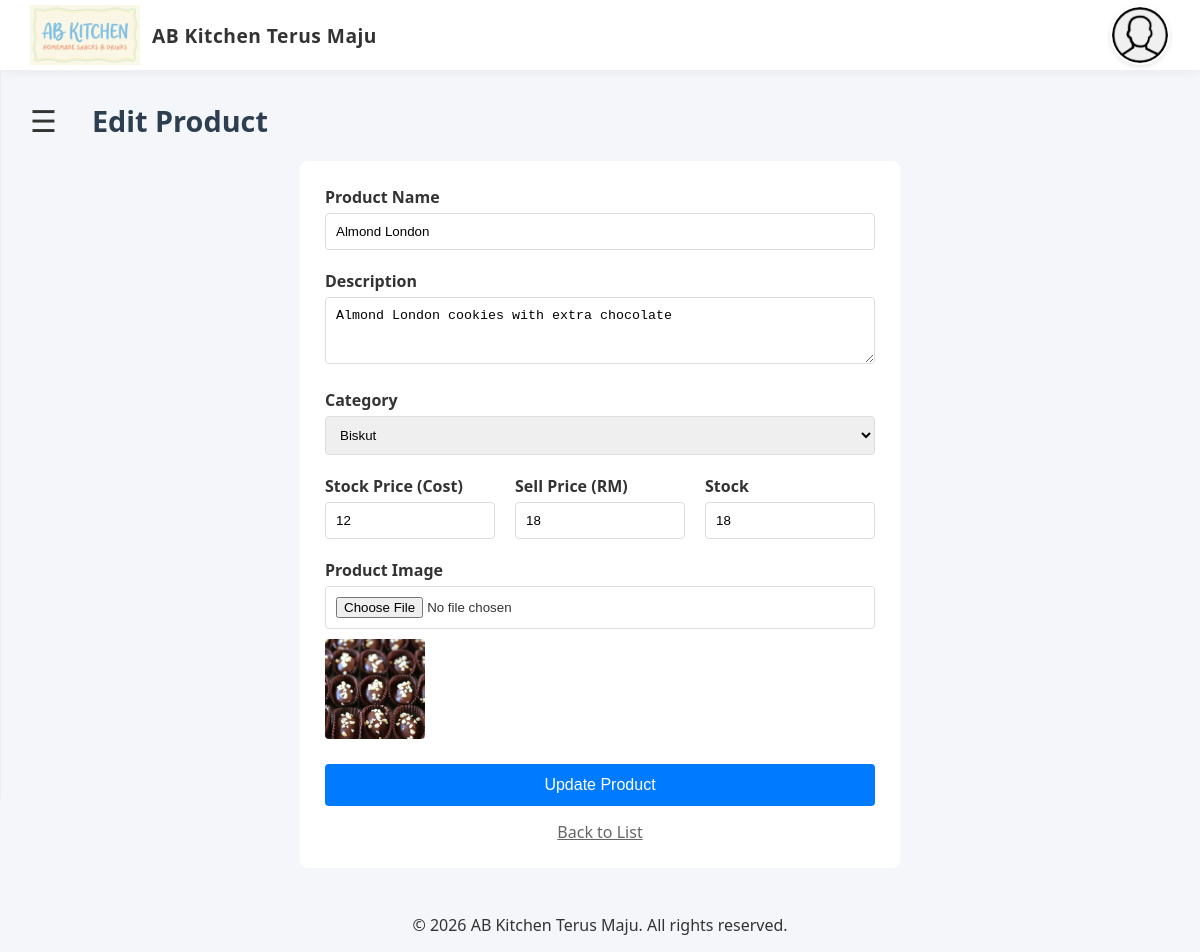
The app's page /products/edit?id=14 (signed in), older data.
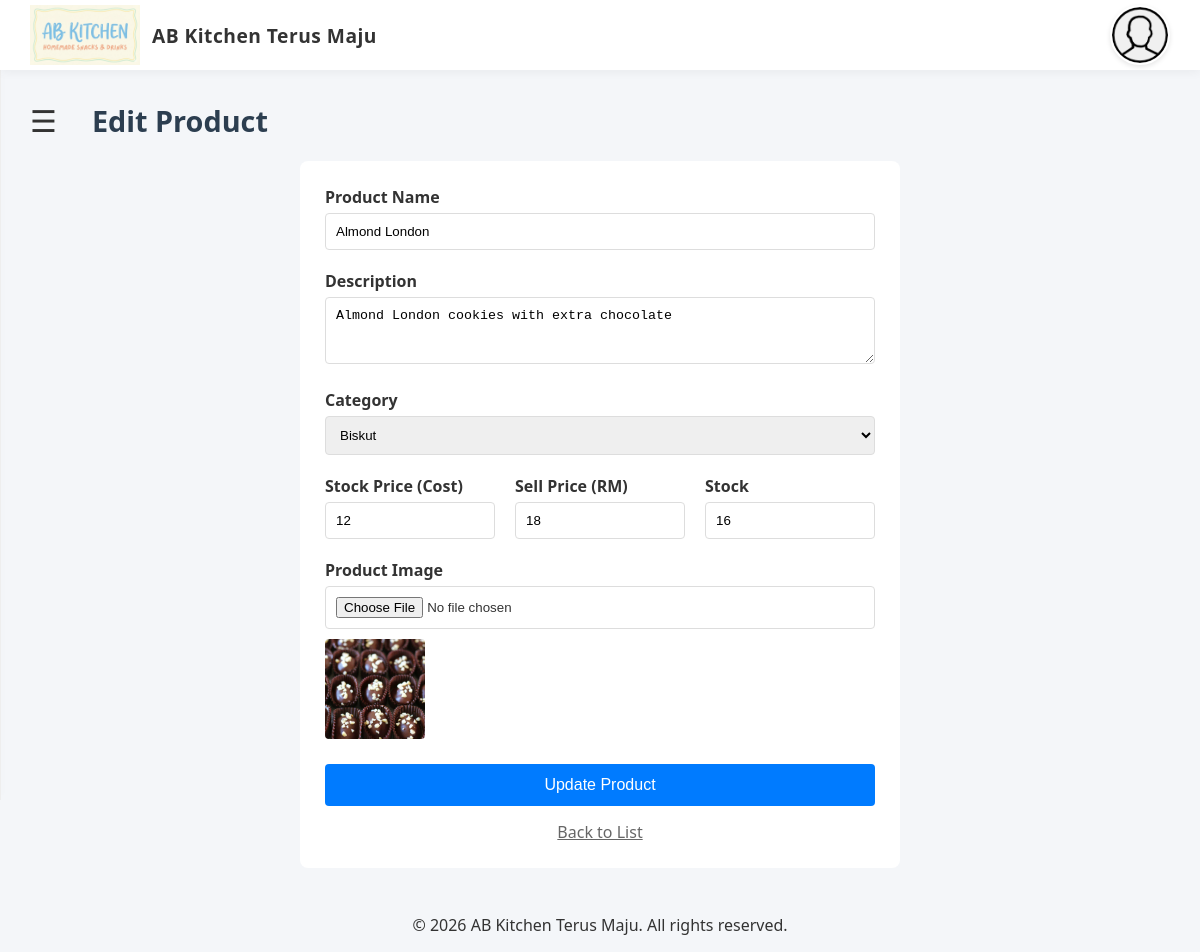
The same page, newer data.
### tables this page shows
CREATE TABLE products (
                id INTEGER PRIMARY KEY AUTOINCREMENT,
                name TEXT NOT NULL,
                description TEXT,
                price REAL NOT NULL,
                stock INTEGER DEFAULT 0,
                image_url TEXT,
                created_at DATETIME DEFAULT CURRENT_TIMESTAMP
            , stock_price REAL DEFAULT 0.00, category_id INTEGER DEFAULT NULL);

CREATE TABLE categories (
        id INTEGER PRIMARY KEY AUTOINCREMENT,
        name TEXT NOT NULL UNIQUE
    );

### pages/products/edit_product.php (the view, shortened to what this page needs)
<?php
require_once '../../header.php';
$id = $_GET['id'];
try {
    $stmt = $pdo->prepare("SELECT * FROM products WHERE id = ?");
    $stmt->execute([$id]);
    $product = $stmt->fetch();
} catch (PDOException $e) {
    die("Error: " . $e->getMessage());
}
$stmtCat = $pdo->query("SELECT * FROM categories ORDER BY name ASC");
$categories = $stmtCat->fetchAll();
?>
<!DOCTYPE html>
<html lang="en">
<head>
    <link rel="stylesheet" href="../../styles/admin_dashboard.css">
</head>
<body>
    <main class="dashboard-container" id="main">
        <div class="dashboard-header">
            <span class="menu-toggle" onclick="openNav(event)">&#9776;</span>
            <div class="welcome-banner">
                <h1>Edit Product</h1>
            </div>
        </div>
        <div class="form-container">
            <form method="POST" enctype="multipart/form-data">
                <div class="form-group">
                    <label>Product Name</label>
                    <input type="text" name="name" value="<?= htmlspecialchars($product['name']) ?>" required>
                </div>
                <div class="form-group">
                    <label>Description</label>
                    <textarea name="description" rows="3"><?= htmlspecialchars($product['description']) ?></textarea>
                </div>
                <div class="form-group">
                    <label>Category</label>
                    <select name="category_id" class="form-control" style="width:100%;padding:10px;border:1px solid #ddd;border-radius:4px;">
                        <?php foreach ($categories as $cat): ?>
                            <option value="<?= $cat['id'] ?>" <?= ($product['category_id'] ?? '') == $cat['id'] ? 'selected' : '' ?>>
                                <?= htmlspecialchars($cat['name']) ?>
                            </option>
                        <?php endforeach; ?>
                    </select>
                </div>
                <div class="form-group" style="display:flex;gap:20px;">
                    <div style="flex:1;">
                        <label>Stock Price (Cost)</label>
                        <input type="number" step="0.01" name="stock_price" value="<?= $product['stock_price'] ?? '0.00' ?>" placeholder="0.00">
                    </div>
                    <div style="flex:1;">
                        <label>Sell Price (RM)</label>
                        <input type="number" step="0.01" name="price" value="<?= $product['price'] ?>" required>
                    </div>
                    <div style="flex:1;">
                        <label>Stock</label>
                        <input type="number" name="stock" value="<?= $product['stock'] ?>" required>
                    </div>
                </div>
                <div class="form-group">
                    <label>Product Image</label>
                    <input type="file" name="image" accept="image/*">
                    <?php if ($product['image_url']): ?>
                        <br><img src="../../images/product/<?= htmlspecialchars($product['image_url']) ?>" class="current-img">
                    <?php endif; ?>
                </div>
                <button type="submit" class="btn-submit">Update Product</button>
            </form>
            <a href="/products" style="display:block;text-align:center;margin-top:15px;color:#666;">Back to List</a>
        </div>
    </main>
    <?php include '../../footer.php'; ?>
</body>
</html>

Row changes from the older to the newer data that the page shows:
changed products "Almond London": stock "18" → "16"
